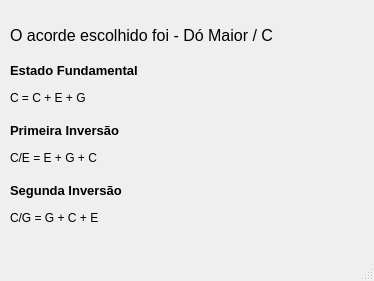
<?xml version="1.0" encoding="UTF-8"?>
<ui version="4.0">
 <class>MainWindow</class>
 <widget class="QMainWindow" name="MainWindow">
  <property name="geometry">
   <rect>
    <x>0</x>
    <y>0</y>
    <width>374</width>
    <height>281</height>
   </rect>
  </property>
  <property name="windowTitle">
   <string>MainWindow</string>
  </property>
  <widget class="QWidget" name="centralwidget">
   <widget class="QLabel" name="label">
    <property name="geometry">
     <rect>
      <x>10</x>
      <y>20</y>
      <width>271</width>
      <height>31</height>
     </rect>
    </property>
    <property name="font">
     <font>
      <pointsize>12</pointsize>
     </font>
    </property>
    <property name="text">
     <string>O acorde escolhido foi - Dó Maior / C</string>
    </property>
   </widget>
   <widget class="QLabel" name="label_2">
    <property name="geometry">
     <rect>
      <x>10</x>
      <y>60</y>
      <width>141</width>
      <height>21</height>
     </rect>
    </property>
    <property name="font">
     <font>
      <pointsize>10</pointsize>
      <weight>75</weight>
      <bold>true</bold>
     </font>
    </property>
    <property name="text">
     <string>Estado Fundamental</string>
    </property>
   </widget>
   <widget class="QLabel" name="label_3">
    <property name="geometry">
     <rect>
      <x>10</x>
      <y>90</y>
      <width>91</width>
      <height>16</height>
     </rect>
    </property>
    <property name="font">
     <font>
      <pointsize>9</pointsize>
     </font>
    </property>
    <property name="text">
     <string>C = C + E + G</string>
    </property>
   </widget>
   <widget class="QLabel" name="label_4">
    <property name="geometry">
     <rect>
      <x>10</x>
      <y>150</y>
      <width>91</width>
      <height>16</height>
     </rect>
    </property>
    <property name="font">
     <font>
      <pointsize>9</pointsize>
     </font>
    </property>
    <property name="text">
     <string>C/E = E + G + C</string>
    </property>
   </widget>
   <widget class="QLabel" name="label_5">
    <property name="geometry">
     <rect>
      <x>10</x>
      <y>120</y>
      <width>141</width>
      <height>21</height>
     </rect>
    </property>
    <property name="font">
     <font>
      <pointsize>10</pointsize>
      <weight>75</weight>
      <bold>true</bold>
     </font>
    </property>
    <property name="text">
     <string>Primeira Inversão</string>
    </property>
   </widget>
   <widget class="QLabel" name="label_6">
    <property name="geometry">
     <rect>
      <x>10</x>
      <y>210</y>
      <width>91</width>
      <height>16</height>
     </rect>
    </property>
    <property name="font">
     <font>
      <pointsize>9</pointsize>
     </font>
    </property>
    <property name="text">
     <string>C/G = G + C + E</string>
    </property>
   </widget>
   <widget class="QLabel" name="label_7">
    <property name="geometry">
     <rect>
      <x>10</x>
      <y>180</y>
      <width>141</width>
      <height>21</height>
     </rect>
    </property>
    <property name="font">
     <font>
      <pointsize>10</pointsize>
      <weight>75</weight>
      <bold>true</bold>
     </font>
    </property>
    <property name="text">
     <string>Segunda Inversão</string>
    </property>
   </widget>
  </widget>
  <widget class="QMenuBar" name="menubar">
   <property name="geometry">
    <rect>
     <x>0</x>
     <y>0</y>
     <width>374</width>
     <height>21</height>
    </rect>
   </property>
  </widget>
  <widget class="QStatusBar" name="statusbar"/>
 </widget>
 <resources/>
 <connections/>
</ui>
